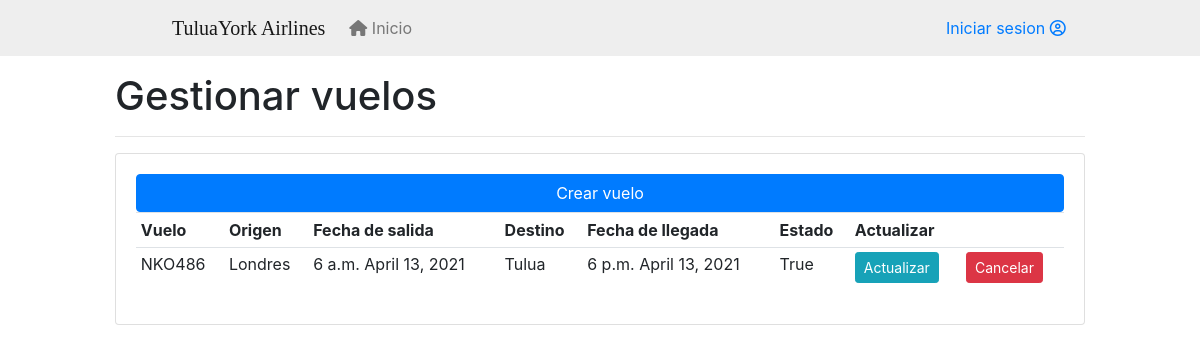
The app's page /gvuelos, older data.
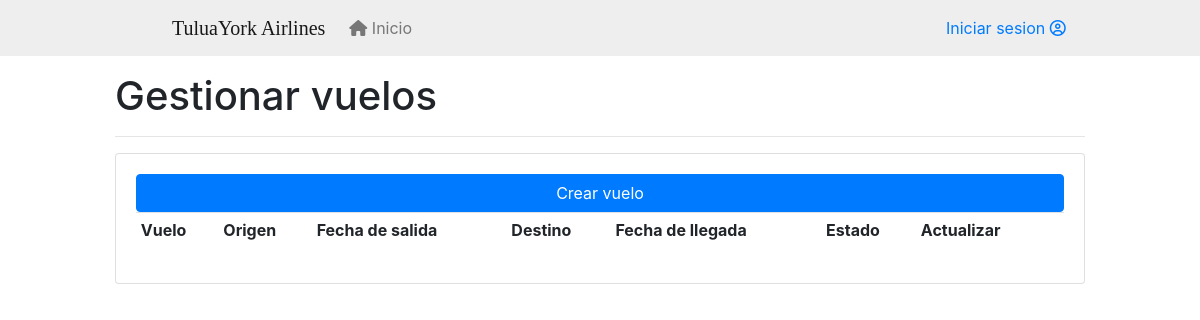
The same page, newer data.
### flights/models.py (models this page shows, shortened)
class vuelo(models.Model):
    nombre = models.CharField(max_length=20)
    origen = models.ForeignKey(ciudad, related_name='origen', on_delete=models.CASCADE)
    destino = models.ForeignKey(ciudad, related_name='destino', on_delete=models.CASCADE)
    fecha_salida = models.DateField()
    hora_salida = models.TimeField()
    fecha_llegada = models.DateField()
    hora_llegada = models.TimeField()
    costo = models.IntegerField()
    estado = models.BooleanField(default=True)
    capacidad = models.IntegerField()

class ciudad(models.Model):
    nombre = models.CharField(max_length=20)
    pais = models.CharField(max_length=20)
    visa = models.BooleanField()

### flights/views.py (the view)
# urls.py: path('gvuelos', gvuelos, name="gvuelos"),
def gvuelos(request):
    titulo = "Gestionar vuelos"
    mensaje = ""
    vuelos = vuelo.objects.filter(fecha_salida__gte=today, estado=True) # lt, gt, lte, gte
    context = {"titulo": titulo, "mensaje": mensaje, "vuelos": vuelos}
    return render(request, "Gvuelos.html", context)

### flights/templates/Gvuelos.html (shortened to what this page needs)
{% extends "base.html" %}
{% block content %}
<h1>{{titulo}}</h1>
<hr>
	<div class="card card-body">
		<a class="btn btn-primary" href="{% url 'create_vuelo' %}">Crear vuelo</a>
			<table class="table table-sm">
				<tr>
					<th>Vuelo</th>
					<th>Origen</th>
                    <th>Fecha de salida</th>
                    <th>Destino</th>
                    <th>Fecha de llegada</th>
					<th>Estado</th>
					<th>Actualizar</th>
					<th></th>
				</tr>
				{% for vuelo in vuelos %}
					<tr>
						<td>{{vuelo.nombre}}</td>
                        <td>{{vuelo.origen.nombre}}</td>
						<td>{{vuelo.hora_salida}} {{vuelo.fecha_salida}} </td>
                        <td>{{vuelo.destino.nombre}}</td>
                        <td>{{vuelo.hora_llegada}} {{vuelo.fecha_llegada}}</td>
						<td>{{vuelo.estado}}</td>
						<td><a class="btn btn-sm btn-info" href="/flights/updateflight/{{ vuelo.id }}">Actualizar</a></td>
						<td><a class="btn btn-sm btn-danger" href="/flights/cancelflight/{{ vuelo.id }}">Cancelar</a></td>
					</tr>
				{% endfor %}
			</table>
	</div>
{% endblock content %}

Row changes from the older to the newer data that the page shows:
no longer on this page (row edited): vuelo: nombre "NKO486", origen.nombre "Londres", hora_salida "6 a.m.", fecha_salida "April 13, 2021", destino.nombre "Tulua", hora_llegada "6 p.m.", fecha_llegada "April 13, 2021", estado "True"
